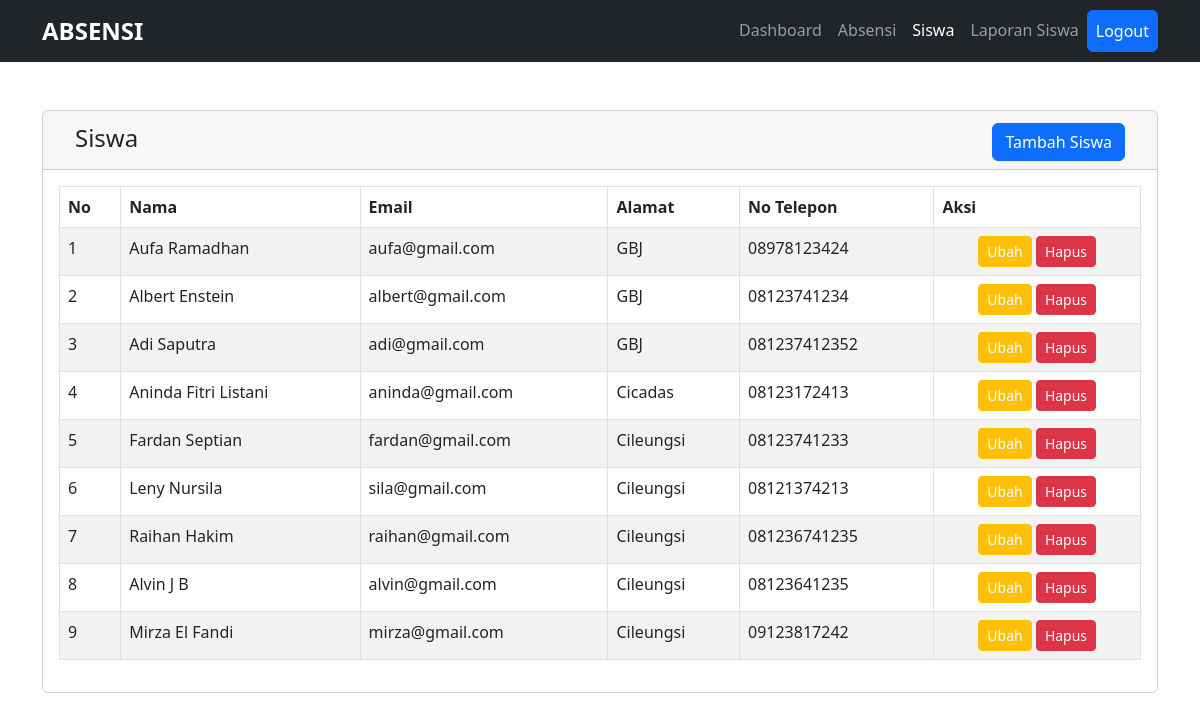
Before: /views/siswa.php with the older database file.
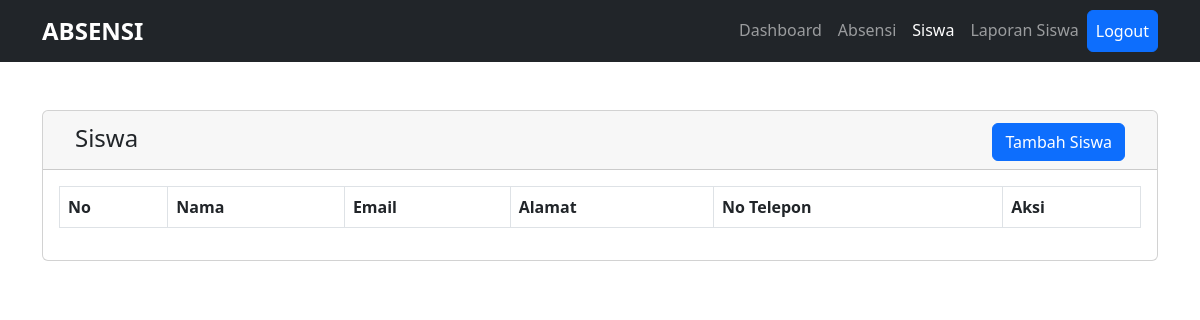
After: the same page with the newer database file.
### tables this page shows
CREATE TABLE `tbl_siswa` (
  `id_siswa` int(11) NOT NULL,
  `nama` varchar(100) NOT NULL,
  `email` varchar(100) NOT NULL,
  `alamat` varchar(100) NOT NULL,
  `notelp` varchar(100) NOT NULL
);

### views/siswa.php (the view, shortened to what this page needs)
<?php
include("../layouts/header.php");
$querySiswa = mysqli_query($koneksi, "SELECT * FROM tbl_siswa")
?>
<div class="container">
    <div class="card mt-5">
        <div class="card-header">
            <div class="d-flex justify-content-between align-items-center px-3 pt-1">
                <h4>Siswa</h4>
                <button type="button" class="btn btn-primary" data-bs-toggle="modal" data-bs-target="#exampleModal">Tambah Siswa</button>
            </div>
        </div>
        <div class="card-body">
            <table id="table" class="table table-striped table-bordered  d-md-block d-lg-table overflow-auto">
                <thead>
                    <tr>
                        <th>No</th>
                        <th>Nama</th>
                        <th>Email</th>
                        <th>Alamat</th>
                        <th>No Telepon</th>
                        <th>Aksi</th>
                    </tr>
                </thead>
                <tbody>
                    <?php
                    $no = 1;
                    foreach ($querySiswa as $siswa) {
                    ?>
                        <tr>
                            <td><?= $no++ ?></td>
                            <td><?= $siswa['nama'] ?></td>
                            <td><?= $siswa['email'] ?></td>
                            <td><?= $siswa['alamat'] ?></td>
                            <td><?= $siswa['notelp'] ?></td>
                            <td class="text-center">
                                <button type="button" data-bs-toggle="modal" data-bs-target="#modalEdit<?= $no ?>" class="btn btn-sm btn-warning text-white">Ubah</button>
                                <button type="button" data-bs-toggle="modal" data-bs-target="#modalDelete<?= $no ?>" class="btn btn-sm btn-danger text-white">Hapus</button>
                            </td>
                        </tr>
                    <?php } ?>
                </tbody>
            </table>
        </div>
    </div>
</div>
<?php include("../layouts/footer.php") ?>

Changed rows visible on the page:
removed tbl_siswa: nama "Aufa Ramadhan", email "aufa@gmail.com", alamat "GBJ", notelp "08978123424"
removed tbl_siswa: nama "Albert Enstein", email "albert@gmail.com", alamat "GBJ", notelp "08123741234"
removed tbl_siswa: nama "Adi Saputra", email "adi@gmail.com", alamat "GBJ", notelp "081237412352"
removed tbl_siswa: nama "Aninda Fitri Listani", email "aninda@gmail.com", alamat "Cicadas", notelp "08123172413"
removed tbl_siswa: nama "Fardan Septian", email "fardan@gmail.com", alamat "Cileungsi", notelp "08123741233"
removed tbl_siswa: nama "Leny Nursila", email "sila@gmail.com", alamat "Cileungsi", notelp "08121374213"
removed tbl_siswa: nama "Raihan Hakim", email "raihan@gmail.com", alamat "Cileungsi", notelp "081236741235"
removed tbl_siswa: nama "Alvin J B", email "alvin@gmail.com", alamat "Cileungsi", notelp "08123641235"
removed tbl_siswa: nama "Mirza El Fandi", email "mirza@gmail.com", alamat "Cileungsi", notelp "09123817242"
